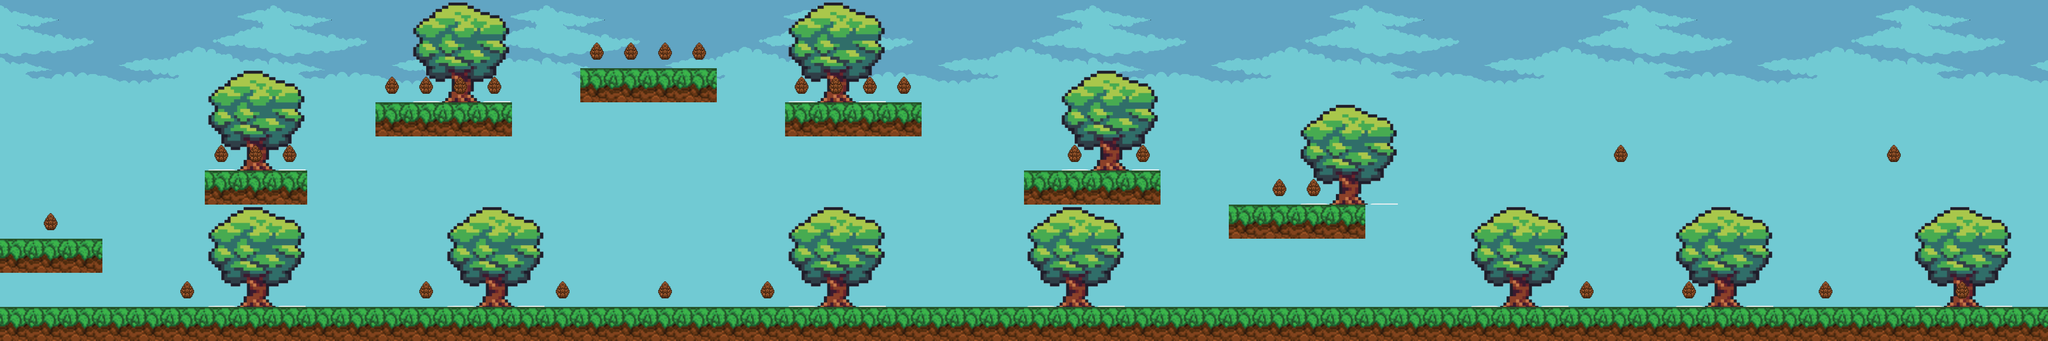

Below is a game level as drawn by its tile map, then a one-line description and the .tmx file that defines it, in full:
An orthogonal 60x10 tile map with 64x64 px tiles, 4 tile layers (backdrop, fordrop, terrain, pinecone), 5 tilesets.

<map version="1.5" tiledversion="1.7.2" orientation="orthogonal" renderorder="right-down" width="60" height="10" tilewidth="64" tileheight="64" infinite="0" nextlayerid="6" nextobjectid="1">
 <editorsettings>
  <export target="../0/level 0.csv" format="csv" />
 </editorsettings>
 <tileset firstgid="1" source="../tileset/grass tile.tsx" />
 <tileset firstgid="2" source="../tileset/Pinecone.tsx" />
 <tileset firstgid="3" source="../tileset/CloudsBack.tsx" />
 <tileset firstgid="43" source="../tileset/Tree.tsx" />
 <tileset firstgid="44" source="../tileset/TreeTile.tsx" />
 <layer id="4" name="backdrop" width="60" height="10">
  <data encoding="csv">
3,4,5,6,7,8,9,10,3,4,5,6,7,8,9,10,3,4,5,6,7,8,9,10,3,4,5,6,7,8,9,10,3,4,5,6,7,8,9,10,3,4,5,6,7,8,9,10,3,4,5,6,7,8,9,10,3,4,5,6,
11,12,13,14,15,16,17,18,11,12,13,14,15,16,17,18,11,12,13,14,15,16,17,18,11,12,13,14,15,16,17,18,11,12,13,14,15,16,17,18,11,12,13,14,15,16,17,18,11,12,13,14,15,16,17,18,11,12,13,14,
19,20,21,22,23,24,25,26,19,20,21,22,23,24,25,26,19,20,21,22,23,24,25,26,19,20,21,22,23,24,25,26,19,20,21,22,23,24,25,26,19,20,21,22,23,24,25,26,19,20,21,22,23,24,25,26,19,20,21,22,
29,30,31,32,33,34,29,30,31,32,33,34,29,30,31,32,33,34,29,30,31,32,33,34,29,30,29,30,31,32,33,34,29,30,31,32,33,34,29,30,31,32,33,34,29,30,31,29,30,31,32,33,34,29,30,31,32,33,34,29,
37,38,39,40,41,42,37,38,39,40,41,42,37,38,39,40,41,42,37,38,39,40,41,42,37,38,37,38,39,40,41,42,37,38,39,40,41,42,37,38,39,40,41,42,37,38,39,37,38,39,40,41,42,37,38,39,40,41,42,37,
27,28,29,30,31,32,33,34,27,28,29,30,31,32,33,27,28,29,30,31,32,33,34,27,28,29,30,31,32,27,28,29,30,31,32,33,34,27,28,29,30,31,27,28,29,30,31,32,33,34,27,28,29,30,31,27,28,29,30,31,
35,36,37,38,39,40,41,42,35,36,37,38,39,40,41,35,36,37,38,39,40,41,42,35,36,37,38,39,40,35,36,37,38,39,40,41,42,35,36,37,38,39,35,36,37,38,39,40,41,42,35,36,37,38,39,35,36,37,38,39,
27,28,29,30,31,32,33,34,27,28,29,30,31,32,33,27,28,29,30,31,32,33,34,27,28,29,30,31,32,27,28,29,30,31,32,33,34,27,28,29,30,31,27,28,29,30,31,32,33,34,27,28,29,30,31,27,28,29,30,31,
35,36,37,38,39,40,41,42,35,36,37,38,39,40,41,35,36,37,38,39,40,41,42,35,36,37,38,39,40,35,36,37,38,39,40,41,42,35,36,37,38,39,35,36,37,38,39,40,41,42,35,36,37,38,39,35,36,37,38,39,
27,28,29,30,31,32,33,34,27,28,29,30,31,32,33,27,28,29,30,31,32,33,34,27,28,29,30,31,32,27,28,29,30,31,32,33,34,27,28,29,30,31,27,28,29,30,31,32,33,34,27,28,29,30,31,27,28,29,30,31
</data>
 </layer>
 <layer id="5" name="fordrop" width="60" height="10">
  <data encoding="csv">
0,0,0,0,0,0,0,0,0,0,0,0,44,45,46,0,0,0,0,0,0,0,0,44,45,46,0,0,0,0,0,0,0,0,0,0,0,0,0,0,0,0,0,0,0,0,0,0,0,0,0,0,0,0,0,0,0,0,0,0,
0,0,0,0,0,0,0,0,0,0,0,0,47,48,49,0,0,0,0,0,0,0,0,47,48,49,0,0,0,0,0,0,0,0,0,0,0,0,0,0,0,0,0,0,0,0,0,0,0,0,0,0,0,0,0,0,0,0,0,0,
0,0,0,0,0,0,44,45,46,0,0,0,50,51,52,0,0,0,0,0,0,0,0,50,51,52,0,0,0,0,0,44,45,46,0,0,0,0,0,0,0,0,0,0,0,0,0,0,0,0,0,0,0,0,0,0,0,0,0,0,
0,0,0,0,0,0,47,48,49,0,0,0,0,0,0,0,0,0,0,0,0,0,0,0,0,0,0,0,0,0,0,47,48,49,0,0,0,0,44,45,46,0,0,0,0,0,0,0,0,0,0,0,0,0,0,0,0,0,0,0,
0,0,0,0,0,0,50,51,52,0,0,0,0,0,0,0,0,0,0,0,0,0,0,0,0,0,0,0,0,0,0,50,51,52,0,0,0,0,47,48,49,0,0,0,0,0,0,0,0,0,0,0,0,0,0,0,0,0,0,0,
0,0,0,0,0,0,0,0,0,0,0,0,0,0,0,0,0,0,0,0,0,0,0,0,0,0,0,0,0,0,0,0,0,0,0,0,0,0,50,51,52,0,0,0,0,0,0,0,0,0,0,0,0,0,0,0,0,0,0,0,
0,0,0,0,0,0,44,45,46,0,0,0,0,44,45,46,0,0,0,0,0,0,0,44,45,46,0,0,0,0,44,45,46,0,0,0,0,0,0,0,0,0,0,44,45,46,0,0,0,44,45,46,0,0,0,0,44,45,46,0,
0,0,0,0,0,0,47,48,49,0,0,0,0,47,48,49,0,0,0,0,0,0,0,47,48,49,0,0,0,0,47,48,49,0,0,0,0,0,0,0,0,0,0,47,48,49,0,0,0,47,48,49,0,0,0,0,47,48,49,0,
0,0,0,0,0,0,50,51,52,0,0,0,0,50,51,52,0,0,0,0,0,0,0,50,51,52,0,0,0,0,50,51,52,0,0,0,0,0,0,0,0,0,0,50,51,52,0,0,0,50,51,52,0,0,0,0,50,51,52,0,
0,0,0,0,0,0,0,0,0,0,0,0,0,0,0,0,0,0,0,0,0,0,0,0,0,0,0,0,0,0,0,0,0,0,0,0,0,0,0,0,0,0,0,0,0,0,0,0,0,0,0,0,0,0,0,0,0,0,0,0
</data>
 </layer>
 <layer id="1" name="terrain" width="60" height="10">
  <data encoding="csv">
0,0,0,0,0,0,0,0,0,0,0,0,0,0,0,0,0,0,0,0,0,0,0,0,0,0,0,0,0,0,0,0,0,0,0,0,0,0,0,0,0,0,0,0,0,0,0,0,0,0,0,0,0,0,0,0,0,0,0,0,
0,0,0,0,0,0,0,0,0,0,0,0,0,0,0,0,0,0,0,0,0,0,0,0,0,0,0,0,0,0,0,0,0,0,0,0,0,0,0,0,0,0,0,0,0,0,0,0,0,0,0,0,0,0,0,0,0,0,0,0,
0,0,0,0,0,0,0,0,0,0,0,0,0,0,0,0,0,1,1,1,1,0,0,0,0,0,0,0,0,0,0,0,0,0,0,0,0,0,0,0,0,0,0,0,0,0,0,0,0,0,0,0,0,0,0,0,0,0,0,0,
0,0,0,0,0,0,0,0,0,0,0,1,1,1,1,0,0,0,0,0,0,0,0,1,1,1,1,0,0,0,0,0,0,0,0,0,0,0,0,0,0,0,0,0,0,0,0,0,0,0,0,0,0,0,0,0,0,0,0,0,
0,0,0,0,0,0,0,0,0,0,0,0,0,0,0,0,0,0,0,0,0,0,0,0,0,0,0,0,0,0,0,0,0,0,0,0,0,0,0,0,0,0,0,0,0,0,0,0,0,0,0,0,0,0,0,0,0,0,0,0,
0,0,0,0,0,0,1,1,1,0,0,0,0,0,0,0,0,0,0,0,0,0,0,0,0,0,0,0,0,0,1,1,1,1,0,0,0,0,0,0,0,0,0,0,0,0,0,0,0,0,0,0,0,0,0,0,0,0,0,0,
0,0,0,0,0,0,0,0,0,0,0,0,0,0,0,0,0,0,0,0,0,0,0,0,0,0,0,0,0,0,0,0,0,0,0,0,1,1,1,1,0,0,0,0,0,0,0,0,0,0,0,0,0,0,0,0,0,0,0,0,
1,1,1,0,0,0,0,0,0,0,0,0,0,0,0,0,0,0,0,0,0,0,0,0,0,0,0,0,0,0,0,0,0,0,0,0,0,0,0,0,0,0,0,0,0,0,0,0,0,0,0,0,0,0,0,0,0,0,0,0,
0,0,0,0,0,0,0,0,0,0,0,0,0,0,0,0,0,0,0,0,0,0,0,0,0,0,0,0,0,0,0,0,0,0,0,0,0,0,0,0,0,0,0,0,0,0,0,0,0,0,0,0,0,0,0,0,0,0,0,0,
1,1,1,1,1,1,1,1,1,1,1,1,1,1,1,1,1,1,1,1,1,1,1,1,1,1,1,1,1,1,1,1,1,1,1,1,1,1,1,1,1,1,1,1,1,1,1,1,1,1,1,1,1,1,1,1,1,1,1,1
</data>
 </layer>
 <layer id="3" name="pinecone" width="60" height="10">
  <data encoding="csv">
0,0,0,0,0,0,0,0,0,0,0,0,0,0,0,0,0,0,0,0,0,0,0,0,0,0,0,0,0,0,0,0,0,0,0,0,0,0,0,0,0,0,0,0,0,0,0,0,0,0,0,0,0,0,0,0,0,0,0,0,
0,0,0,0,0,0,0,0,0,0,0,0,0,0,0,0,0,2,2,2,2,0,0,0,0,0,0,0,0,0,0,0,0,0,0,0,0,0,0,0,0,0,0,0,0,0,0,0,0,0,0,0,0,0,0,0,0,0,0,0,
0,0,0,0,0,0,0,0,0,0,0,2,2,2,2,0,0,0,0,0,0,0,0,2,2,2,2,0,0,0,0,0,0,0,0,0,0,0,0,0,0,0,0,0,0,0,0,0,0,0,0,0,0,0,0,0,0,0,0,0,
0,0,0,0,0,0,0,0,0,0,0,0,0,0,0,0,0,0,0,0,0,0,0,0,0,0,0,0,0,0,0,0,0,0,0,0,0,0,0,0,0,0,0,0,0,0,0,0,0,0,0,0,0,0,0,0,0,0,0,0,
0,0,0,0,0,0,2,2,2,0,0,0,0,0,0,0,0,0,0,0,0,0,0,0,0,0,0,0,0,0,0,2,0,2,0,0,0,0,0,0,0,0,0,0,0,0,0,2,0,0,0,0,0,0,0,2,0,0,0,0,
0,0,0,0,0,0,0,0,0,0,0,0,0,0,0,0,0,0,0,0,0,0,0,0,0,0,0,0,0,0,0,0,0,0,0,0,0,2,2,0,0,0,0,0,0,0,0,0,0,0,0,0,0,0,0,0,0,0,0,0,
0,2,0,0,0,0,0,0,0,0,0,0,0,0,0,0,0,0,0,0,0,0,0,0,0,0,0,0,0,0,0,0,0,0,0,0,0,0,0,0,0,0,0,0,0,0,0,0,0,0,0,0,0,0,0,0,0,0,0,0,
0,0,0,0,0,0,0,0,0,0,0,0,0,0,0,0,0,0,0,0,0,0,0,0,0,0,0,0,0,0,0,0,0,0,0,0,0,0,0,0,0,0,0,0,0,0,0,0,0,0,0,0,0,0,0,0,0,0,0,0,
0,0,0,0,0,2,0,0,0,0,0,0,2,0,0,0,2,0,0,2,0,0,2,0,0,0,0,0,0,0,0,0,0,0,0,0,0,0,0,0,0,0,0,0,0,0,2,0,0,2,0,0,0,2,0,0,0,2,0,0,
0,0,0,0,0,0,0,0,0,0,0,0,0,0,0,0,0,0,0,0,0,0,0,0,0,0,0,0,0,0,0,0,0,0,0,0,0,0,0,0,0,0,0,0,0,0,0,0,0,0,0,0,0,0,0,0,0,0,0,0
</data>
 </layer>
</map>
